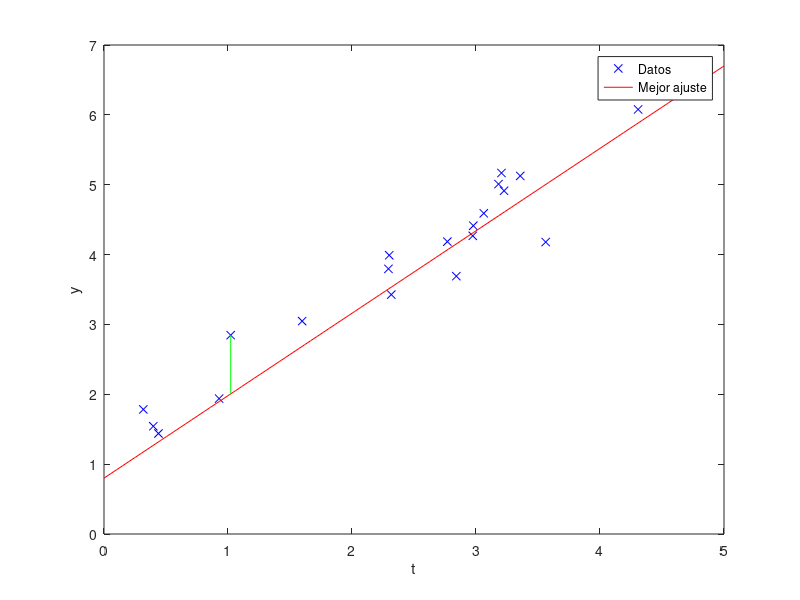

The MATLAB script that drew this image:
t = linspace(0,5);
d = 5*rand(20,1);
y = 1.18*d + 0.8 + 0.5*randn(size(d));
plot(d,y,'bx', t,1.18*t + 0.8,'r-',[d(13),d(13)],[y(13),1.18*d(13) + 0.8],'g-')
%plot(d,y,'ko',d,exp(-x*d),'b-',d,exp(-4*d),'r:',d,exp(-3*d),'r:',d,exp(-2*d),'r:')
legend('Datos','Mejor ajuste')
xlabel('t')
ylabel('y')